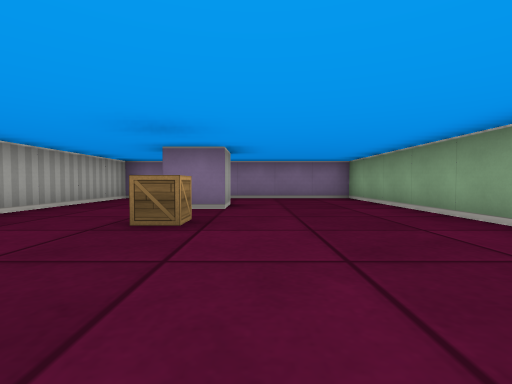
view 1 (above)

14 first-person views from a walk through a cub3D level. The camera is about half as high as the walls, tilts 2° down and sees 85° across. The floor is counted in squares. Each view is taken from the middle of a square. On the plan, view 1 faces up. The plan holds only what a view shows up to about 9 squares ahead; the rest is blank.

view 2
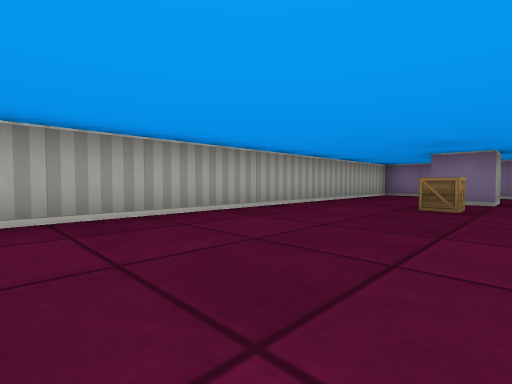

view 3
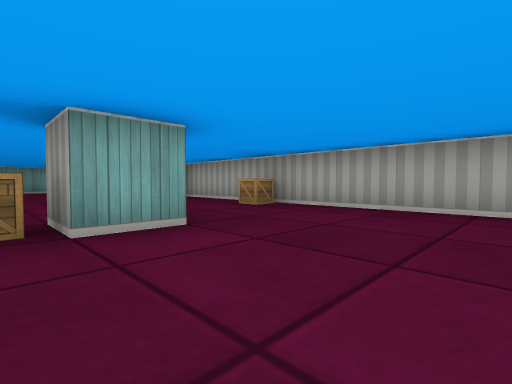

view 4
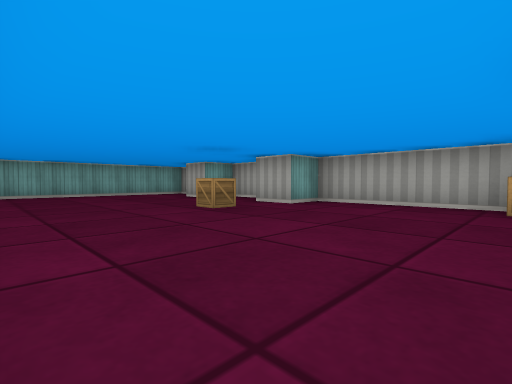

view 5
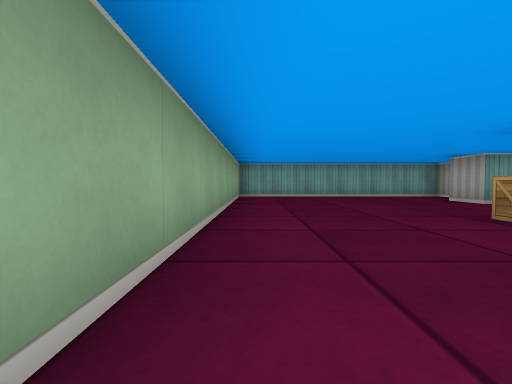

view 6
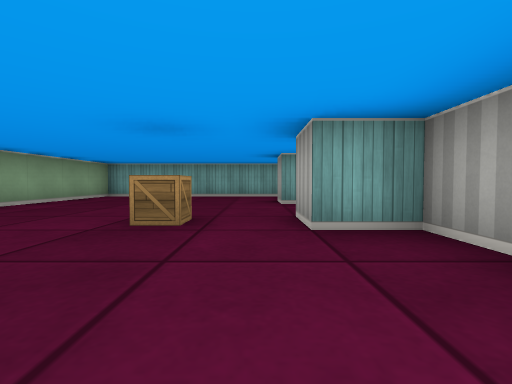

view 7
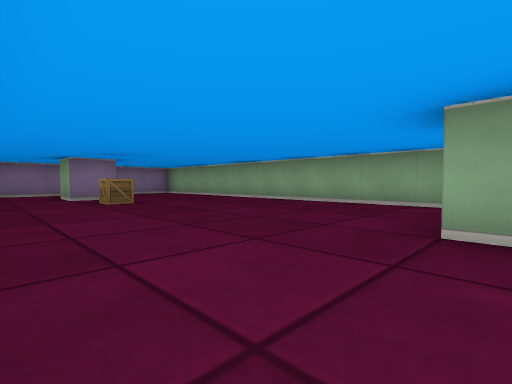

view 8
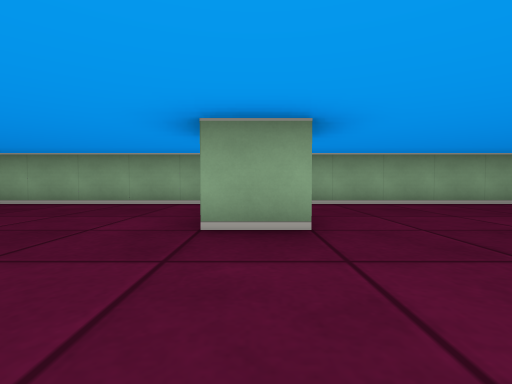

view 9
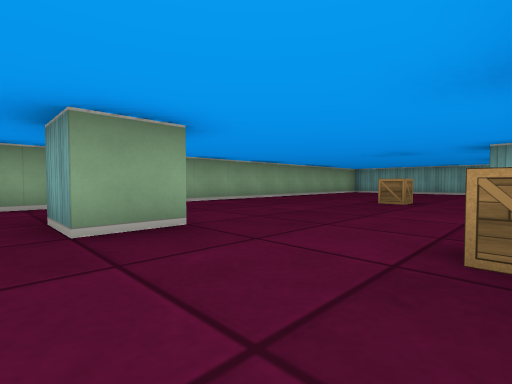

view 10
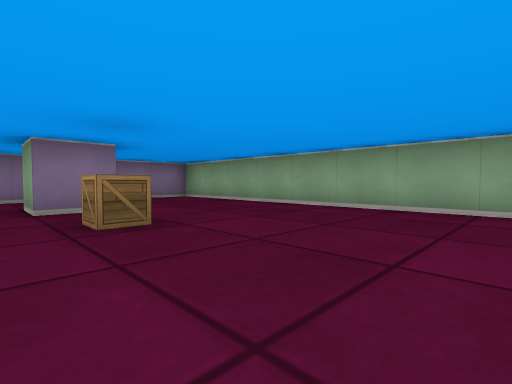

view 11
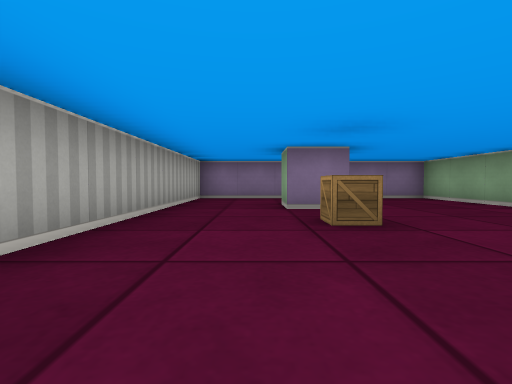

view 12
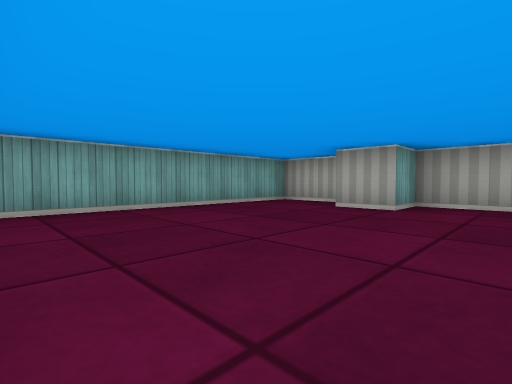

view 13
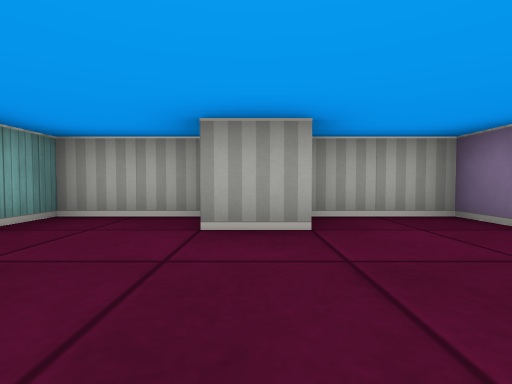

view 14
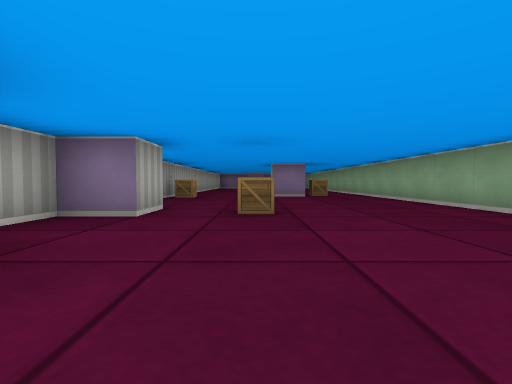

### Floor plan
Points are (right, up) in squares from view 1. A wall is a line through its corners. A room is listed if a view was taken in it or the views show most of it. See-through windows are left out.
Room 1 (views 1, 2, 3, 4, 5, 6, 7, 8, 9, 10, 11, 12, 13, 14)
walls: (-0.5, -3.5) (-0.5, -2.5) (0.5, -2.5) (0.5, -3.5) (-0.5, -3.5); (-0.5, 5.5) (-0.5, 4.5) (-1.5, 4.5) (-1.5, 5.5); (-3.5, -11.6) (-3.5, -13.5) (2.5, -13.5) (2.5, 7.5) (-3.5, 7.5) (-3.5, -7.5) (-2.5, -7.5) (-2.5, -8.5) (-3.5, -8.5) (-3.5, -10.5) (-2.5, -10.5) (-2.5, -11.5)
objects: crate (-3, -4); crate (-1, -8); crate (-1, 3); crate (1, -3)

Where each view was taken, in squares from view 1:
view 1: 0 up, 0 right, facing up
view 2: 2 down, 0 right, facing up-left
view 3: 0 up, 1 right, facing down-left
view 4: 4 down, 2 right, facing down-left
view 5: 5 down, 2 right, facing down
view 6: 5 down, 2 left, facing down
view 7: 3 down, 3 left, facing up-right
view 8: 3 down, 3 left, facing right
view 9: 2 down, 3 left, facing down-right
view 10: 0 up, 2 left, facing up-right
view 11: 0 up, 2 left, facing up
view 12: 9 down, 2 right, facing down-left
view 13: 11 down, 0 right, facing left
view 14: 12 down, 1 left, facing up
